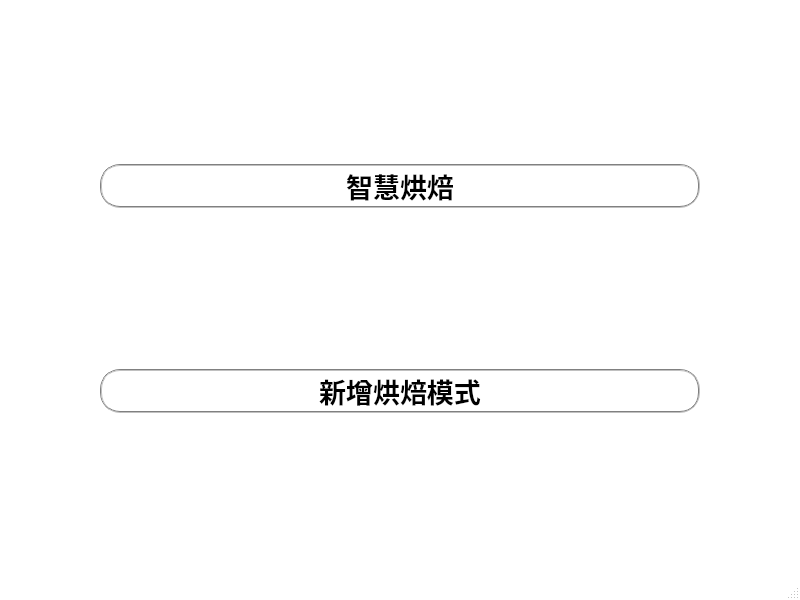
<?xml version="1.0" encoding="UTF-8"?>
<ui version="4.0">
 <class>MainWindow</class>
 <widget class="QMainWindow" name="MainWindow">
  <property name="geometry">
   <rect>
    <x>0</x>
    <y>0</y>
    <width>800</width>
    <height>600</height>
   </rect>
  </property>
  <property name="palette">
   <palette>
    <active>
     <colorrole role="WindowText">
      <brush brushstyle="SolidPattern">
       <color alpha="255">
        <red>0</red>
        <green>0</green>
        <blue>0</blue>
       </color>
      </brush>
     </colorrole>
     <colorrole role="Button">
      <brush brushstyle="SolidPattern">
       <color alpha="255">
        <red>255</red>
        <green>255</green>
        <blue>255</blue>
       </color>
      </brush>
     </colorrole>
     <colorrole role="Light">
      <brush brushstyle="SolidPattern">
       <color alpha="255">
        <red>255</red>
        <green>255</green>
        <blue>255</blue>
       </color>
      </brush>
     </colorrole>
     <colorrole role="Midlight">
      <brush brushstyle="SolidPattern">
       <color alpha="255">
        <red>255</red>
        <green>255</green>
        <blue>255</blue>
       </color>
      </brush>
     </colorrole>
     <colorrole role="Dark">
      <brush brushstyle="SolidPattern">
       <color alpha="255">
        <red>127</red>
        <green>127</green>
        <blue>127</blue>
       </color>
      </brush>
     </colorrole>
     <colorrole role="Mid">
      <brush brushstyle="SolidPattern">
       <color alpha="255">
        <red>170</red>
        <green>170</green>
        <blue>170</blue>
       </color>
      </brush>
     </colorrole>
     <colorrole role="Text">
      <brush brushstyle="SolidPattern">
       <color alpha="255">
        <red>0</red>
        <green>0</green>
        <blue>0</blue>
       </color>
      </brush>
     </colorrole>
     <colorrole role="BrightText">
      <brush brushstyle="SolidPattern">
       <color alpha="255">
        <red>255</red>
        <green>255</green>
        <blue>255</blue>
       </color>
      </brush>
     </colorrole>
     <colorrole role="ButtonText">
      <brush brushstyle="SolidPattern">
       <color alpha="255">
        <red>0</red>
        <green>0</green>
        <blue>0</blue>
       </color>
      </brush>
     </colorrole>
     <colorrole role="Base">
      <brush brushstyle="SolidPattern">
       <color alpha="255">
        <red>255</red>
        <green>255</green>
        <blue>255</blue>
       </color>
      </brush>
     </colorrole>
     <colorrole role="Window">
      <brush brushstyle="SolidPattern">
       <color alpha="255">
        <red>255</red>
        <green>255</green>
        <blue>255</blue>
       </color>
      </brush>
     </colorrole>
     <colorrole role="Shadow">
      <brush brushstyle="SolidPattern">
       <color alpha="255">
        <red>0</red>
        <green>0</green>
        <blue>0</blue>
       </color>
      </brush>
     </colorrole>
     <colorrole role="AlternateBase">
      <brush brushstyle="SolidPattern">
       <color alpha="255">
        <red>255</red>
        <green>255</green>
        <blue>255</blue>
       </color>
      </brush>
     </colorrole>
     <colorrole role="ToolTipBase">
      <brush brushstyle="SolidPattern">
       <color alpha="255">
        <red>255</red>
        <green>255</green>
        <blue>220</blue>
       </color>
      </brush>
     </colorrole>
     <colorrole role="ToolTipText">
      <brush brushstyle="SolidPattern">
       <color alpha="255">
        <red>0</red>
        <green>0</green>
        <blue>0</blue>
       </color>
      </brush>
     </colorrole>
     <colorrole role="PlaceholderText">
      <brush brushstyle="SolidPattern">
       <color alpha="128">
        <red>0</red>
        <green>0</green>
        <blue>0</blue>
       </color>
      </brush>
     </colorrole>
    </active>
    <inactive>
     <colorrole role="WindowText">
      <brush brushstyle="SolidPattern">
       <color alpha="255">
        <red>0</red>
        <green>0</green>
        <blue>0</blue>
       </color>
      </brush>
     </colorrole>
     <colorrole role="Button">
      <brush brushstyle="SolidPattern">
       <color alpha="255">
        <red>255</red>
        <green>255</green>
        <blue>255</blue>
       </color>
      </brush>
     </colorrole>
     <colorrole role="Light">
      <brush brushstyle="SolidPattern">
       <color alpha="255">
        <red>255</red>
        <green>255</green>
        <blue>255</blue>
       </color>
      </brush>
     </colorrole>
     <colorrole role="Midlight">
      <brush brushstyle="SolidPattern">
       <color alpha="255">
        <red>255</red>
        <green>255</green>
        <blue>255</blue>
       </color>
      </brush>
     </colorrole>
     <colorrole role="Dark">
      <brush brushstyle="SolidPattern">
       <color alpha="255">
        <red>127</red>
        <green>127</green>
        <blue>127</blue>
       </color>
      </brush>
     </colorrole>
     <colorrole role="Mid">
      <brush brushstyle="SolidPattern">
       <color alpha="255">
        <red>170</red>
        <green>170</green>
        <blue>170</blue>
       </color>
      </brush>
     </colorrole>
     <colorrole role="Text">
      <brush brushstyle="SolidPattern">
       <color alpha="255">
        <red>0</red>
        <green>0</green>
        <blue>0</blue>
       </color>
      </brush>
     </colorrole>
     <colorrole role="BrightText">
      <brush brushstyle="SolidPattern">
       <color alpha="255">
        <red>255</red>
        <green>255</green>
        <blue>255</blue>
       </color>
      </brush>
     </colorrole>
     <colorrole role="ButtonText">
      <brush brushstyle="SolidPattern">
       <color alpha="255">
        <red>0</red>
        <green>0</green>
        <blue>0</blue>
       </color>
      </brush>
     </colorrole>
     <colorrole role="Base">
      <brush brushstyle="SolidPattern">
       <color alpha="255">
        <red>255</red>
        <green>255</green>
        <blue>255</blue>
       </color>
      </brush>
     </colorrole>
     <colorrole role="Window">
      <brush brushstyle="SolidPattern">
       <color alpha="255">
        <red>255</red>
        <green>255</green>
        <blue>255</blue>
       </color>
      </brush>
     </colorrole>
     <colorrole role="Shadow">
      <brush brushstyle="SolidPattern">
       <color alpha="255">
        <red>0</red>
        <green>0</green>
        <blue>0</blue>
       </color>
      </brush>
     </colorrole>
     <colorrole role="AlternateBase">
      <brush brushstyle="SolidPattern">
       <color alpha="255">
        <red>255</red>
        <green>255</green>
        <blue>255</blue>
       </color>
      </brush>
     </colorrole>
     <colorrole role="ToolTipBase">
      <brush brushstyle="SolidPattern">
       <color alpha="255">
        <red>255</red>
        <green>255</green>
        <blue>220</blue>
       </color>
      </brush>
     </colorrole>
     <colorrole role="ToolTipText">
      <brush brushstyle="SolidPattern">
       <color alpha="255">
        <red>0</red>
        <green>0</green>
        <blue>0</blue>
       </color>
      </brush>
     </colorrole>
     <colorrole role="PlaceholderText">
      <brush brushstyle="SolidPattern">
       <color alpha="128">
        <red>0</red>
        <green>0</green>
        <blue>0</blue>
       </color>
      </brush>
     </colorrole>
    </inactive>
    <disabled>
     <colorrole role="WindowText">
      <brush brushstyle="SolidPattern">
       <color alpha="255">
        <red>127</red>
        <green>127</green>
        <blue>127</blue>
       </color>
      </brush>
     </colorrole>
     <colorrole role="Button">
      <brush brushstyle="SolidPattern">
       <color alpha="255">
        <red>255</red>
        <green>255</green>
        <blue>255</blue>
       </color>
      </brush>
     </colorrole>
     <colorrole role="Light">
      <brush brushstyle="SolidPattern">
       <color alpha="255">
        <red>255</red>
        <green>255</green>
        <blue>255</blue>
       </color>
      </brush>
     </colorrole>
     <colorrole role="Midlight">
      <brush brushstyle="SolidPattern">
       <color alpha="255">
        <red>255</red>
        <green>255</green>
        <blue>255</blue>
       </color>
      </brush>
     </colorrole>
     <colorrole role="Dark">
      <brush brushstyle="SolidPattern">
       <color alpha="255">
        <red>127</red>
        <green>127</green>
        <blue>127</blue>
       </color>
      </brush>
     </colorrole>
     <colorrole role="Mid">
      <brush brushstyle="SolidPattern">
       <color alpha="255">
        <red>170</red>
        <green>170</green>
        <blue>170</blue>
       </color>
      </brush>
     </colorrole>
     <colorrole role="Text">
      <brush brushstyle="SolidPattern">
       <color alpha="255">
        <red>127</red>
        <green>127</green>
        <blue>127</blue>
       </color>
      </brush>
     </colorrole>
     <colorrole role="BrightText">
      <brush brushstyle="SolidPattern">
       <color alpha="255">
        <red>255</red>
        <green>255</green>
        <blue>255</blue>
       </color>
      </brush>
     </colorrole>
     <colorrole role="ButtonText">
      <brush brushstyle="SolidPattern">
       <color alpha="255">
        <red>127</red>
        <green>127</green>
        <blue>127</blue>
       </color>
      </brush>
     </colorrole>
     <colorrole role="Base">
      <brush brushstyle="SolidPattern">
       <color alpha="255">
        <red>255</red>
        <green>255</green>
        <blue>255</blue>
       </color>
      </brush>
     </colorrole>
     <colorrole role="Window">
      <brush brushstyle="SolidPattern">
       <color alpha="255">
        <red>255</red>
        <green>255</green>
        <blue>255</blue>
       </color>
      </brush>
     </colorrole>
     <colorrole role="Shadow">
      <brush brushstyle="SolidPattern">
       <color alpha="255">
        <red>0</red>
        <green>0</green>
        <blue>0</blue>
       </color>
      </brush>
     </colorrole>
     <colorrole role="AlternateBase">
      <brush brushstyle="SolidPattern">
       <color alpha="255">
        <red>255</red>
        <green>255</green>
        <blue>255</blue>
       </color>
      </brush>
     </colorrole>
     <colorrole role="ToolTipBase">
      <brush brushstyle="SolidPattern">
       <color alpha="255">
        <red>255</red>
        <green>255</green>
        <blue>220</blue>
       </color>
      </brush>
     </colorrole>
     <colorrole role="ToolTipText">
      <brush brushstyle="SolidPattern">
       <color alpha="255">
        <red>0</red>
        <green>0</green>
        <blue>0</blue>
       </color>
      </brush>
     </colorrole>
     <colorrole role="PlaceholderText">
      <brush brushstyle="SolidPattern">
       <color alpha="128">
        <red>0</red>
        <green>0</green>
        <blue>0</blue>
       </color>
      </brush>
     </colorrole>
    </disabled>
   </palette>
  </property>
  <property name="windowTitle">
   <string>智慧烘焙系統選單</string>
  </property>
  <widget class="QWidget" name="centralwidget">
   <layout class="QVBoxLayout" name="verticalLayout">
    <property name="leftMargin">
     <number>100</number>
    </property>
    <property name="rightMargin">
     <number>100</number>
    </property>
    <item>
     <widget class="QPushButton" name="smartBakeButton">
      <property name="font">
       <font>
        <pointsize>20</pointsize>
        <weight>75</weight>
        <bold>true</bold>
       </font>
      </property>
      <property name="styleSheet">
       <string notr="true">QPushButton{
    border:2px groove gray;
    border-radius:20px;
}
QWidget:hover{
    border:2px groove gray;
    border-radius:20px;
    background-color: rgba(32, 8, 255, 20);
}
QWidget:pressed{
    border:2px groove gray;
    border-radius:20px;
    background-color: rgba(32, 8, 255, 60);
}</string>
      </property>
      <property name="text">
       <string notr="true">智慧烘焙</string>
      </property>
     </widget>
    </item>
    <item>
     <widget class="QPushButton" name="createNewModeButton">
      <property name="font">
       <font>
        <pointsize>20</pointsize>
        <weight>75</weight>
        <bold>true</bold>
       </font>
      </property>
      <property name="styleSheet">
       <string notr="true">QPushButton{
    border:2px groove gray;
    border-radius:20px;
}
QWidget:hover{
    border:2px groove gray;
    border-radius:20px;
    background-color: rgba(32, 8, 255, 20);
}
QWidget:pressed{
    border:2px groove gray;
    border-radius:20px;
    background-color: rgba(32, 8, 255, 60);
}</string>
      </property>
      <property name="text">
       <string>新增烘焙模式</string>
      </property>
     </widget>
    </item>
   </layout>
  </widget>
  <widget class="QMenuBar" name="menubar">
   <property name="geometry">
    <rect>
     <x>0</x>
     <y>0</y>
     <width>800</width>
     <height>28</height>
    </rect>
   </property>
  </widget>
  <widget class="QStatusBar" name="statusbar"/>
 </widget>
 <resources/>
 <connections/>
</ui>
